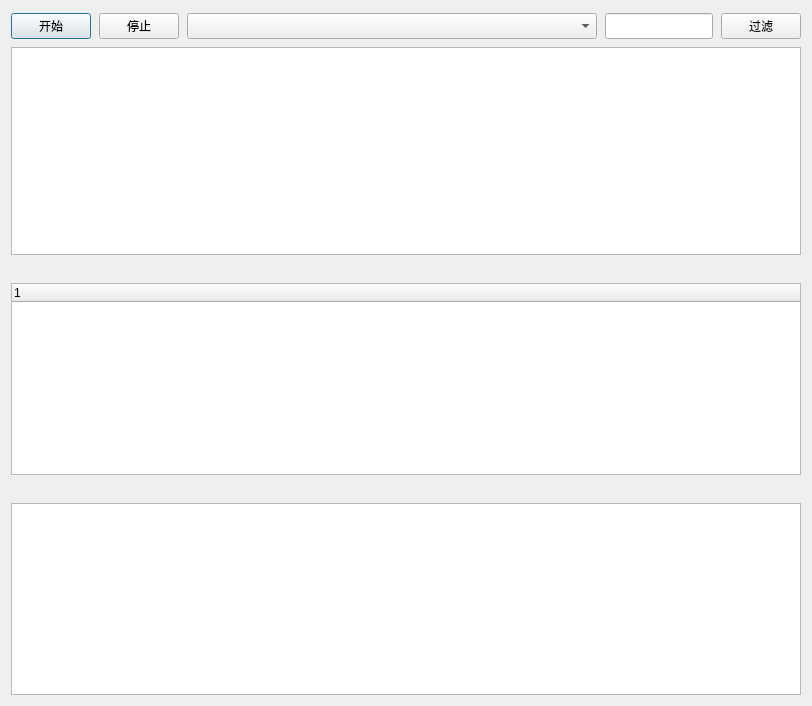
<?xml version="1.0" encoding="UTF-8"?>
<ui version="4.0">
 <class>Dialog</class>
 <widget class="QDialog" name="Dialog">
  <property name="geometry">
   <rect>
    <x>0</x>
    <y>0</y>
    <width>812</width>
    <height>706</height>
   </rect>
  </property>
  <property name="windowTitle">
   <string>Dialog</string>
  </property>
  <property name="sizeGripEnabled">
   <bool>false</bool>
  </property>
  <property name="modal">
   <bool>false</bool>
  </property>
  <layout class="QGridLayout" name="gridLayout_2">
   <item row="0" column="0">
    <layout class="QGridLayout" name="gridLayout">
     <item row="1" column="0">
      <layout class="QVBoxLayout" name="verticalLayout">
       <property name="spacing">
        <number>8</number>
       </property>
       <property name="sizeConstraint">
        <enum>QLayout::SetDefaultConstraint</enum>
       </property>
       <property name="topMargin">
        <number>2</number>
       </property>
       <property name="bottomMargin">
        <number>0</number>
       </property>
       <item>
        <layout class="QHBoxLayout" name="horizontalLayout">
         <item>
          <widget class="QPushButton" name="begin_btn">
           <property name="enabled">
            <bool>true</bool>
           </property>
           <property name="sizePolicy">
            <sizepolicy hsizetype="Preferred" vsizetype="Preferred">
             <horstretch>0</horstretch>
             <verstretch>0</verstretch>
            </sizepolicy>
           </property>
           <property name="text">
            <string>开始</string>
           </property>
           <property name="iconSize">
            <size>
             <width>16</width>
             <height>16</height>
            </size>
           </property>
          </widget>
         </item>
         <item>
          <widget class="QPushButton" name="stop_btn">
           <property name="sizePolicy">
            <sizepolicy hsizetype="Preferred" vsizetype="Preferred">
             <horstretch>0</horstretch>
             <verstretch>0</verstretch>
            </sizepolicy>
           </property>
           <property name="text">
            <string>停止</string>
           </property>
          </widget>
         </item>
         <item>
          <widget class="QComboBox" name="eth_comboBox">
           <property name="sizePolicy">
            <sizepolicy hsizetype="Preferred" vsizetype="Preferred">
             <horstretch>2</horstretch>
             <verstretch>0</verstretch>
            </sizepolicy>
           </property>
           <property name="editable">
            <bool>false</bool>
           </property>
           <property name="iconSize">
            <size>
             <width>16</width>
             <height>16</height>
            </size>
           </property>
          </widget>
         </item>
         <item>
          <widget class="QLineEdit" name="lineEdit">
           <property name="sizePolicy">
            <sizepolicy hsizetype="Preferred" vsizetype="Preferred">
             <horstretch>0</horstretch>
             <verstretch>0</verstretch>
            </sizepolicy>
           </property>
          </widget>
         </item>
         <item>
          <widget class="QPushButton" name="filter_btn">
           <property name="sizePolicy">
            <sizepolicy hsizetype="Preferred" vsizetype="Preferred">
             <horstretch>0</horstretch>
             <verstretch>0</verstretch>
            </sizepolicy>
           </property>
           <property name="text">
            <string>过滤</string>
           </property>
          </widget>
         </item>
        </layout>
       </item>
       <item>
        <widget class="QTableView" name="tableView">
         <property name="sizePolicy">
          <sizepolicy hsizetype="Preferred" vsizetype="Preferred">
           <horstretch>0</horstretch>
           <verstretch>1</verstretch>
          </sizepolicy>
         </property>
         <property name="autoScrollMargin">
          <number>20</number>
         </property>
         <attribute name="horizontalHeaderDefaultSectionSize">
          <number>100</number>
         </attribute>
        </widget>
       </item>
       <item>
        <spacer name="verticalSpacer">
         <property name="orientation">
          <enum>Qt::Horizontal</enum>
         </property>
         <property name="sizeType">
          <enum>QSizePolicy::Preferred</enum>
         </property>
         <property name="sizeHint" stdset="0">
          <size>
           <width>13</width>
           <height>20</height>
          </size>
         </property>
        </spacer>
       </item>
       <item>
        <widget class="QTreeWidget" name="treeWidget">
         <column>
          <property name="text">
           <string notr="true">1</string>
          </property>
         </column>
        </widget>
       </item>
       <item>
        <spacer name="verticalSpacer_2">
         <property name="orientation">
          <enum>Qt::Horizontal</enum>
         </property>
         <property name="sizeType">
          <enum>QSizePolicy::Preferred</enum>
         </property>
         <property name="sizeHint" stdset="0">
          <size>
           <width>13</width>
           <height>20</height>
          </size>
         </property>
        </spacer>
       </item>
       <item>
        <widget class="QTextBrowser" name="textBrowser">
         <property name="font">
          <font>
           <family>Meslo LG M for Powerline</family>
          </font>
         </property>
        </widget>
       </item>
      </layout>
     </item>
    </layout>
   </item>
  </layout>
 </widget>
 <resources/>
 <connections/>
</ui>
